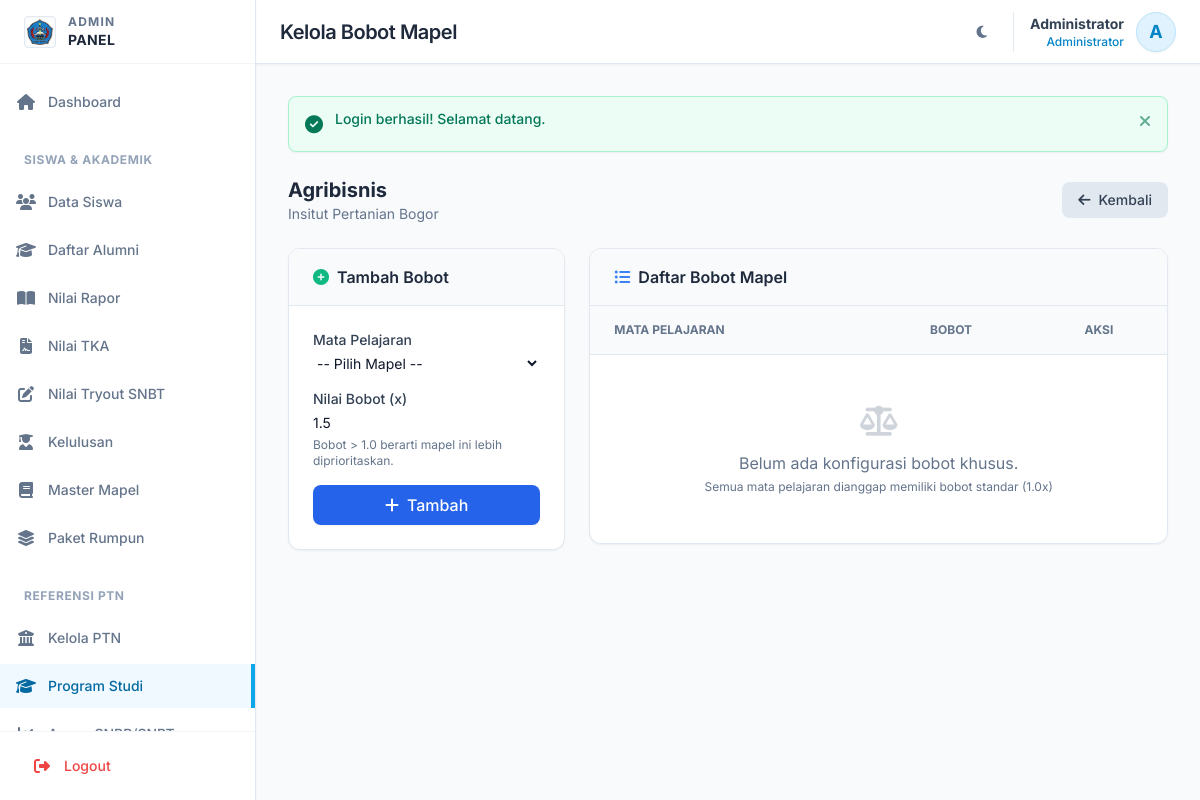
The app's page /admin/kelola-bobot.php?prodi_id=990 (signed in) with its own data.
### tables this page shows
CREATE TABLE `users` (
  `id` int NOT NULL,
  `username` varchar(50) NOT NULL,
  `password` varchar(255) NOT NULL,
  `role` enum('siswa','admin') DEFAULT 'siswa',
  `nama` varchar(100) NOT NULL,
  `is_active` tinyint(1) DEFAULT '1',
  `created_at` timestamp NULL DEFAULT CURRENT_TIMESTAMP,
  `updated_at` timestamp NULL DEFAULT CURRENT_TIMESTAMP ON UPDATE CURRENT_TIMESTAMP
);

CREATE TABLE `prodi` (
  `id` int NOT NULL,
  `ptn_id` int NOT NULL,
  `nama` varchar(150) NOT NULL,
  `jenjang` varchar(10) DEFAULT 'S1',
  `fakultas` varchar(100) DEFAULT NULL,
  `rumpun` varchar(50) DEFAULT 'Saintek',
  `passing_grade` decimal(10,2) DEFAULT '0.00',
  `daya_tampung_snbp` int DEFAULT '0',
  `daya_tampung_snbt` int DEFAULT '0',
  `daya_tampung` int DEFAULT '0',
  `akreditasi` enum('Unggul','Baik Sekali','Baik','A','B','C') DEFAULT 'Baik',
  `deskripsi` text,
  `prospek_kerja` text,
  `created_at` timestamp NULL DEFAULT CURRENT_TIMESTAMP
);

CREATE TABLE `ptn` (
  `id` int NOT NULL,
  `nama` varchar(150) NOT NULL,
  `singkatan` varchar(20) DEFAULT NULL,
  `kota` varchar(100) DEFAULT '-',
  `provinsi` varchar(100) DEFAULT '-',
  `alamat` text,
  `website` varchar(255) DEFAULT '-',
  `jenis` varchar(50) DEFAULT 'Negeri',
  `created_at` timestamp NULL DEFAULT CURRENT_TIMESTAMP
);

### admin/kelola-bobot.php (the view, shortened to what the rows shown need)
<?php
$pageTitle = 'Kelola Bobot Mapel';
require_once __DIR__ . '/../includes/Database.php';
require_once __DIR__ . '/../includes/functions.php';
$db = Database::getInstance();
$prodiId = $_GET['prodi_id'] ?? null;
$prodi = $db->queryOne("SELECT p.*, pt.nama as ptn_nama FROM prodi p JOIN ptn pt ON p.ptn_id = pt.id WHERE p.id = ?", [$prodiId]);
require_once __DIR__ . '/../templates/header-admin.php';
?>
<div class="space-y-6">
    <div class="flex items-center justify-between">
        <div>
            <h2 class="text-xl font-bold text-slate-800 dark:text-white"><?= htmlspecialchars($prodi['nama']) ?></h2>
            <p class="text-sm text-slate-500 dark:text-slate-400"><?= htmlspecialchars($prodi['ptn_nama']) ?></p>
        </div>
    </div>
    <div class="grid grid-cols-1 lg:grid-cols-3 gap-6">
        <div class="lg:col-span-2">
            <div class="bg-white dark:bg-slate-800 rounded-xl border border-slate-200 dark:border-slate-700 shadow-sm overflow-hidden">
                <div class="overflow-x-auto">
                    <table class="w-full text-left border-collapse">
                        <thead>
                            <tr class="bg-slate-50 dark:bg-slate-700/50 border-b border-slate-200 dark:border-slate-700 text-xs uppercase text-slate-500 dark:text-slate-400 font-semibold">
                                <th class="px-6 py-4">Mata Pelajaran</th>
                                <th class="px-6 py-4 text-center">Bobot</th>
                                <th class="px-6 py-4 text-center">Aksi</th>
                            </tr>
                        </thead>
                    </table>
                </div>
            </div>
        </div>
    </div>
</div>
<?php require_once __DIR__ . '/../templates/footer.php'; ?>

### templates/header-admin.php (shortened to what the rows shown need)
<?php
require_once __DIR__ . '/../includes/Auth.php';
require_once __DIR__ . '/../includes/functions.php';
$auth = new Auth();
$auth->requireAdmin();
$auth->checkSessionTimeout(1800);
$user = $auth->getUser();
?>
<!DOCTYPE html>
<html lang="id" class="scroll-smooth">
<head>
    <link rel="stylesheet" href="https://cdnjs.cloudflare.com/ajax/libs/font-awesome/6.5.1/css/all.min.css">
    <script src="https://cdn.tailwindcss.com"></script>
</head>
<body class="bg-slate-50 text-slate-800 antialiased dark:bg-slate-900 dark:text-slate-100 transition-colors duration-300">
    <div class="flex h-screen overflow-hidden">
        <div class="flex-1 flex flex-col overflow-hidden relative">
            <header class="bg-white h-16 shadow-sm border-b border-slate-200 flex items-center justify-between px-4 sm:px-6 z-40 dark:bg-slate-800 dark:border-slate-700 transition-colors duration-300">
                <div class="flex items-center gap-4">
                    <h1 class="text-xl font-semibold text-slate-800 tracking-tight hidden sm:block dark:text-white">
                        <?= isset($pageTitle) ? $pageTitle : 'Dashboard' ?>
                    </h1>
                </div>
                <div class="flex items-center gap-4">
                    <div class="flex items-center gap-3 pl-4 border-l border-slate-200 dark:border-slate-600">
                        <div class="text-right hidden sm:block">
                            <div class="text-sm font-bold text-slate-700 dark:text-slate-200"><?= sanitize($user['nama']) ?></div>
                            <div class="text-xs text-sky-600 font-medium dark:text-sky-400">Administrator</div>
                        </div>
                        <div class="h-10 w-10 rounded-full bg-sky-100 border border-sky-200 flex items-center justify-center overflow-hidden text-sky-600 font-bold text-lg shadow-sm dark:bg-sky-900 dark:text-sky-300 dark:border-sky-700">
                            <?= strtoupper(substr($user['nama'], 0, 1)) ?>
                        </div>
                    </div>
                </div>
            </header>
            <main class="flex-1 overflow-x-hidden overflow-y-auto bg-slate-50 p-4 sm:p-6 lg:p-8 dark:bg-slate-900 transition-colors duration-300">

### records on screen
users: nama "Administrator", nama "A"
prodi: nama "Agribisnis", ptn.nama "Insitut Pertanian Bogor"

### other values on screen
$pageTitle "Kelola Bobot Mapel"
$msgContent "Login berhasil! Selamat datang."
